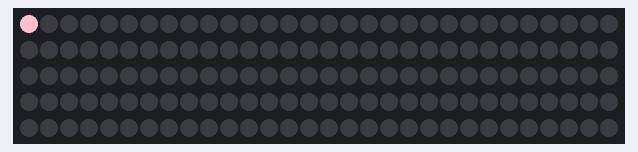
Recording of a sketch running on a simulated Arduino Uno, built with avr-gcc and run on an emulated ATmega328P. On the bench: 150 RGB LEDs in strip order, left to right, continuing on the next row. Random numbers use the default seed unless the sketch sets one.

Above: at 0.16 s.
At 4.9 s:
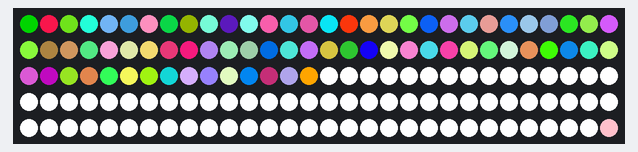
At 9.94 s:
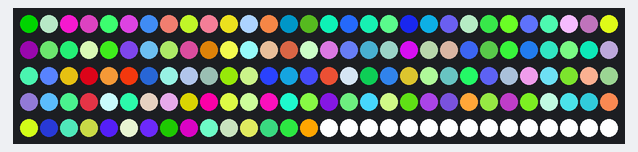
At 19.72 s:
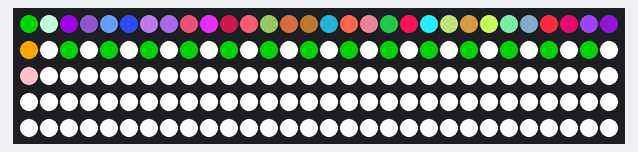
At 30.13 s:
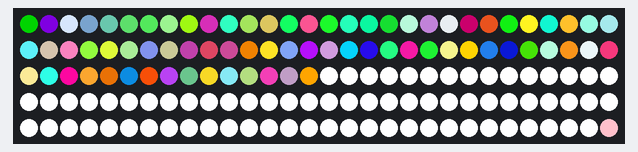
At 39.6 s:
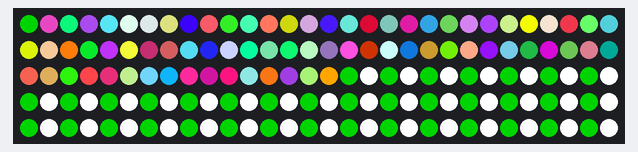

The sketch:

Cylon.ino
```cpp
#include "FastLED.h"

// How many leds in your strip?
#define NUM_LEDS 150

// For led chips like Neopixels, which have a data line, ground, and power, you just
// need to define DATA_PIN.  For led chipsets that are SPI based (four wires - data, clock,
// ground, and power), like the LPD8806, define both DATA_PIN and CLOCK_PIN
#define DATA_PIN 3

// Define the array of leds
CRGB leds[NUM_LEDS];


int num;

void setup() {
  num = 0;
  FastLED.addLeds<WS2812B, DATA_PIN, GRB>(leds, NUM_LEDS);
}

void loop() {
	// First slide the led in one direction
	for(int i = 0; i < NUM_LEDS; i++) {
		// Set the i'th led to red
		leds[i] = CRGB::Orange;

                if(i + num < NUM_LEDS)
                  leds[i + num] = CRGB::Pink;


		// Show the leds
		FastLED.show();
		// now that we've shown the leds, reset the i'th led to black
		leds[i].r = random8();
		leds[i].g = random8();
		leds[i].b = random8();

                if(i + num < NUM_LEDS)
                  leds[i + num] = CRGB::Green;
		// Wait a little bit before we loop around and do it again
		delay(15);
                num++;
                num = num % 150;
	}

	// Now go in the other direction.
	for(int i = NUM_LEDS-1; i >= 0; i--) {
		// Set the i'th led to red
		leds[i] = CRGB::Orange;
                if(i + num < NUM_LEDS)
                  leds[i + num] = CRGB::Pink;

                //if(i - 10 >= NUM_LEDS)
                //  leds[i - 10] = CRGB::Red;
		// Show the leds
		FastLED.show();
		// now that we've shown the leds, reset the i'th led to black
		leds[i] = CRGB::White;
                if(i + num < NUM_LEDS)
                  leds[i + num] = CRGB::White;
		// Wait a little bit before we loop around and do it again
		delay(15);
                num--;
                num = (num + 150) % 150;
	}
}
```
